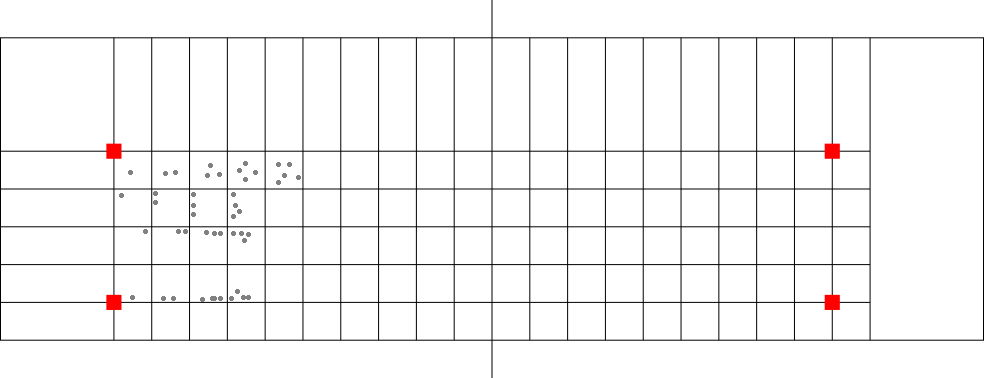
#> input picture imgs/bitmap1.png, 984 x 378 px, found by its file name
$ jupyter execute 'Reading a golf card.ipynb'
#> lines starting #> are read from the running program, lines starting #| are printed output that depends on the picture; after the words box and inside, x2 and y2 are one past the last pixel; in counts of white or black regions, pixels touching at a corner belong together
## Version, imports and hepler functions

[cell 1]
import sys
print(sys.version)

[cell 2]
from skimage import io, img_as_ubyte
from skimage.color import rgb2gray, rgba2rgb
from skimage.feature import match_template, peak_local_max, canny, corner_peaks, corner_harris, corner_subpix
from skimage.filters import threshold_otsu, try_all_threshold, threshold_minimum, threshold_triangle
from skimage.transform import hough_line, hough_line_peaks, probabilistic_hough_line, rescale, resize, downscale_local_mean

import matplotlib.pyplot as plt
from matplotlib.patches import Rectangle

import numpy as np

[cell 3]
def plot_img(img:np.ndarray) -> None:
    plt.imshow(img)

## Load Image
In this version we will work on the assumption that the image we recieve will always be a PNG. The only thing we have to make sure is we are working with a RGB type of image instead of a RGBa type.
Checking the number of values the matrix retains for each pixel should do the trick, as for RGB you anly hold 3 but for RGBa you hold 4.

[cell 4]
def load_img(image_path:str) -> np.ndarray:
    # Load data from file
#> called with image_path = 'bitmap1.png'
    img:np.ndarray = io.imread(image_path)
#> img is the input picture: shape (378, 984, 4); mean R, G, B, A 245.7, 245, 245, 255

    if img.shape[2] == 4:
        # RGBA => RGB
        img = rgba2rgb(img)
#> img: shape (378, 984, 3) float64
    return img

[cell 5]
img = load_img('bitmap1.png')
plot_img(img)

## Find the area between the red points
I will also refer to this area as the data area as the information the player enters will be in this area.

### Determinie which red point it is
To find the center of each marker given n coordinates relatives to each marker

[cell 6]
def center_of_clusters(cluster_coors:np.ndarray, height:int, width:int) -> np.array:
    mid_h = height / 2
    mid_w = width / 2

    # We know there are 4 clusters but not how many dots in each cluster
    # Knowing the distribution we can separate them by position given where
    # they are in the image, topRight, topLeft, bottomRight and bottomLeft
    clusters = [[0,0,0],[0,0,0],[0,0,0],[0,0,0]]

    # Classify coords
    for y,x in cluster_coors:
        if y < mid_h:
            if x < mid_w:
                i = 0
            else:
                i = 1
        else:
            if x < mid_w:
                i = 2
            else:
                i = 3
        clusters[i][0] += 1  # Number of points in this cluster
        clusters[i][1] += y  # Sum of all y coords of the cluster
        clusters[i][2] += x  # Sum of all x coords of the cluster

        #print('========')
        #print(i)
        #print('y:{} mid_h:{} x:{}, mid_w:{}'.format(y, mid_h, x, mid_w))


    # Find the centers for each clusters
    return np.array([[sum_y//total, sum_x//total] for total, sum_y, sum_x in clusters])

### Search for the area in the image
First look for the red in the image and try to find points relative to them. I used corner detection algorithms to ensure the result is the closests to the center of the red marks (when the mean between the points found is computed for each cluster)

[cell 7]
def search_data_area(img:np.ndarray) -> np.ndarray:

    img2 = img.copy()

    # Red markers enclouse the area
    red = np.logical_and(img[:,:, 0] > 0.8, img[:,:,1] < 0.8)
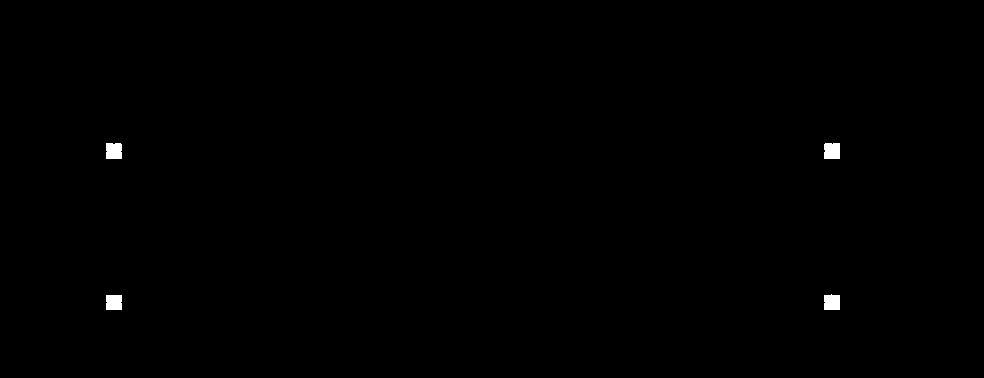
#> red: shape (378, 984) bool; 0.26% white; 4 white regions, box (x1, y1, x2, y2) and area: (824, 143, 840, 159) 252, (106, 143, 122, 159) 251, (824, 294, 840, 310) 240, (106, 295, 122, 310) 238
    not_red = np.logical_or(img[:, :, 0] < 0.8, img[:, :, 1] > 0.8)

    # Make the red markers white and everything else black
    img[not_red] = [0., 0., 0.]
    img[red] = [1., 1., 1.]
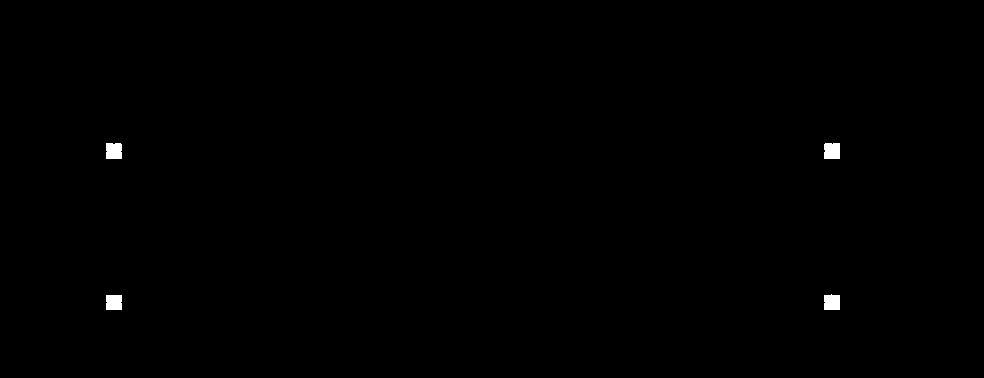
#> img: shape (378, 984, 3) float64; values 0 (black) and 1 (white), 0.26% white; 4 white regions, box (x1, y1, x2, y2) and area: (824, 143, 840, 159) 252, (106, 143, 122, 159) 251, (824, 294, 840, 310) 240, (106, 295, 122, 310) 238

    img = rgb2gray(img)
    coords = corner_peaks(corner_harris(img), min_distance=5, threshold_rel=0.4)
#> coords = 18 rows, first 8: [143, 106], [143, 839], [158, 106], [158, 121], [158, 824], [158, 839], [295, 106], [295, 121]
    #coords_subpix = corner_subpix(img, coords, window_size=13)
    coords = center_of_clusters(coords, img.shape[0], img.shape[1])
#> the loop in center_of_clusters, `for y,x in cluster_coors:` made 18 passes
#> (y, x, i) on passes 1 to 12: (143, 106, 0), (143, 839, 1), (158, 106, 0), (158, 121, 0), (158, 824, 1), (158, 839, 1), (295, 106, 2), (295, 121, 2), (295, 824, 3), (295, 839, 3), (309, 106, 2), (309, 121, 2)
#> after the loop in center_of_clusters, `for y,x in cluster_coors:`: clusters = [[5, 746, 566], [5, 753, 4151], [4, 1208, 454], [4, 1208, 3326]]
#> coords = [[149, 113], [150, 830], [302, 113], [302, 831]]

    # [8 lines of commented-out code are left out]
    img2[red] = [1., 1., 1.]
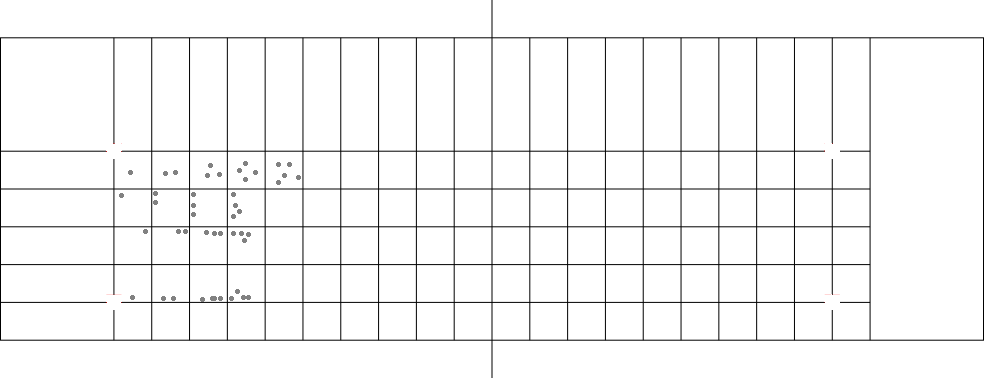
#> img2: shape (378, 984, 3) float64; mean R, G, B 0.963, 0.963, 0.963

    # Cut the image to the area we care
    img2 = img2[ coords[0][0] : coords[3][0], coords[0][1] : coords[3][1] ]
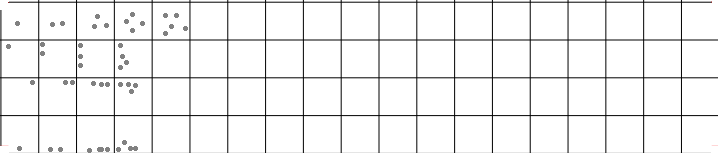
#> img2: shape (153, 718, 3) float64; mean R, G, B 0.943, 0.943, 0.943

    return img2

[cell 8]
area_img = search_data_area(img)
plot_img(area_img)

## Search for the cells

Get it in high contrast to make it easier to find the lines between the cells

[cell 9]
gray_area = rgb2gray(area_img)
t = threshold_otsu(gray_area)
#> t = 0.656
# t = threshold_triangle(area)
# t = threshold_minimum(area)

area_bw = gray_area < t
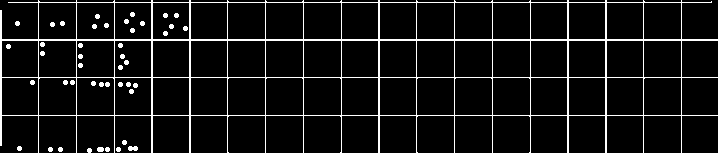
#> area_bw: shape (153, 718) bool; 7.5% white in thin lines or dots
area_wb = gray_area > t
#> area_wb: shape (153, 718) bool; 92.5% white; black in thin lines or dots

[cell 10]
plot_img(area_bw)

[cell 11]
def merge_lines(lines:list, threshold:int=5, vertical:bool=True) -> list:
    new_list:list = []

    for i, line in enumerate(lines):
        append = True
        for other in lines[i+1:]:
            if not append:
                break

            if vertical:
                append = not (abs(line[0][0] - other[0][0]) < threshold)
            else:
                append = not (abs(line[0][1] - other[0][1]) < threshold)
        if append:
            new_list.append(line)
    return new_list

[cell 12]
def grid_margins(info_area:np.ndarray):
    lines = probabilistic_hough_line(info_area, threshold=10, line_length=150,line_gap=15)
#> lines = 28 items

    # Split by orientation (vertial | horizontal)

    vertical = []
    horizontal = []

    # P starting point of the line, Q ending point of the line
    for p, q in lines:
        m = None # y = mx+b

        if p[0] == q[0]:
            # Completly vertical, special case because the slope here is infinite
            # as it results from a division by 0 if we follow the usual forumula for the slope
            m = 900
        elif p[1] == q[1]:
            m = 0.0
        else:
            # Slope formula: m = q.y - p.y / q.x - p.x
            #m = (q[1] - p[1]) / (q[0]-p[0])
            pass

        # print(m)
        if m == None:
            continue
        if abs(0 - m) < abs(900 - m):
            horizontal.append((p, q))
        else:
            vertical.append((p, q))
#> this loop made 28 passes
#> (p, q, m) on passes 1 to 12: ((717, 39), (0, 39), 0), ((717, 115), (0, 115), 0), ((717, 40), (0, 40), 0), ((711, 2), (8, 2), 0), ((717, 77), (0, 77), 0), ((303, 152), (303, 0), 900), ((189, 152), (189, 0), 900), ((76, 152), (76, 0), 900), ((227, 152), (227, 0), 900), ((454, 152), (454, 0), 900), ((568, 152), (568, 0), 900), ((530, 152), (530, 0), 900)
#> after the loop, horizontal = [((717, 39), (0, 39)), ((717, 115), (0, 115)), ((717, 40), (0, 40)), ((711, 2), (8, 2)), ((717, 77), (0, 77))]; vertical = 23 items

    # Add limits
    x_end = info_area.shape[1] - 1
#> x_end = 717
    y_end = info_area.shape[0] - 1
#> y_end = 152
    vertical.append( ( (0, 0), (0, y_end) ) )
    vertical.append( ( (x_end, 0), (x_end, y_end) ) )
    horizontal.append( ( (0, 0), (x_end, 0) ) )
    horizontal.append( ( (0, y_end), (x_end, y_end) ) )

    # Merge lines that are too close
    vertical = merge_lines(vertical, threshold=5, vertical=True)
#> the loop in merge_lines, `for i, line in enumerate(lines):` made 25 passes
#> line on passes 1 to 12: ((303, 152), (303, 0)), ((189, 152), (189, 0)), ((76, 152), (76, 0)), ((227, 152), (227, 0)), ((454, 152), (454, 0)), ((568, 152), (568, 0)), ((530, 152), (530, 0)), ((606, 152), (606, 0)), ((416, 152), (416, 0)), ((378, 152), (378, 0)), ((605, 152), (605, 0)), ((341, 152), (341, 0))
#> after the loop in merge_lines, `for i, line in enumerate(lines):`: new_list = 20 items
#> vertical = 20 items
    horizontal = merge_lines(horizontal, threshold=5, vertical=False)
#> the loop in merge_lines (call 2), `for i, line in enumerate(lines):` made 7 passes
#> line on passes 1 to 7: ((717, 39), (0, 39)), ((717, 115), (0, 115)), ((717, 40), (0, 40)), ((711, 2), (8, 2)), ((717, 77), (0, 77)), ((0, 0), (717, 0)), ((0, 152), (717, 152))
#> horizontal = [((717, 115), (0, 115)), ((717, 40), (0, 40)), ((717, 77), (0, 77)), ((0, 0), (717, 0)), ((0, 152), (717, 152))]

    # Sort them
    vertical.sort(key=lambda tup: tup[0][0])
    horizontal.sort(key=lambda tup: tup[0][1])

    # Make them start at the start and end at the end
    vertical = [((p[0], info_area.shape[0]-1), (q[0], 0)) for p,q in vertical]
    horizontal = [((info_area.shape[1]-1, p[1]), (0, q[1])) for p,q in horizontal]
#> horizontal = [((717, 0), (0, 0)), ((717, 40), (0, 40)), ((717, 77), (0, 77)), ((717, 115), (0, 115)), ((717, 152), (0, 152))]

    return vertical, horizontal

[cell 13]
vertical, horizontal = grid_margins(area_bw)
#> vertical = 20 items
grid = vertical + horizontal
#> grid = 25 items

fig, axes = plt.subplots()
axes.imshow(area_wb, cmap='gray')
for line in grid:
    p, q = line
    axes.plot((p[0],q[0]),(p[1], q[1]))
#> this loop made 25 passes
#> (p, q) on passes 1 to 12: ((0, 152), (0, 0)), ((38, 152), (38, 0)), ((76, 152), (76, 0)), ((114, 152), (114, 0)), ((151, 152), (151, 0)), ((190, 152), (190, 0)), ((227, 152), (227, 0)), ((265, 152), (265, 0)), ((303, 152), (303, 0)), ((341, 152), (341, 0)), ((379, 152), (379, 0)), ((416, 152), (416, 0))
plt.show()
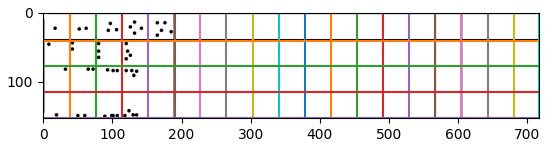
#> figure drawn by matplotlib, 1 panel

[cell 14]
#horizontal.sort(key=lambda tup: tup[0][1])
print(horizontal)
#| [((717, 0), (0, 0)), ((717, 40), (0, 40)), ((717, 77), (0, 77)), ((717, 115), (0, 115)), ((717, 152), (0, 152))]
print(len(horizontal))
#| 5

[cell 15]
def cell_coords(vertical:list, horizontal:list, shape:tuple) -> np.ndarray:
#> called with shape = (153, 718)
    top = shape[0]
    end = shape[1]

    # Get vertical cutting points on horizontal aixis
    where2cutV = [p[0] for p,_ in vertical]
#> where2cutV = [0, 38, 76, 114, 151, 190, 227, 265, 303, 341, 379, 416, 454, 492, 530, 567, 605, 643, 681, 717]

    # Assure start and end are included
    if not 0 in where2cutV:
        where2cutV = [0] + where2cutV
    if not shape[1]-1 in where2cutV:
        where2cutV = where2cutV + [shape[1] - 1]
    # print(where2cutV)

    # Ger horizontal cutting points
    where2cutH = [p[1] for p,_ in horizontal]
#> where2cutH = [0, 40, 77, 115, 152]

    # Assure start and end are included
    if not 0 in where2cutH:
        where2cutH = [0] + where2cutH
    if not shape[0]-1 in where2cutH:
        where2cutH = where2cutH + [shape[0] - 1]
    # print(where2cutH)

    # Generate the points
    points = [(x, y) for y in where2cutH for x in where2cutV]
#> points = 100 pairs, first value 0 to 717, second value 0 to 152
    # print(points)

    # Get the points in rows
    rows = []
    lvl = None
    prev_lvl = None
    i = -1
    for p in points:

        lvl = p[1]
        if prev_lvl != lvl:
            i += 1
            rows.append([])
            prev_lvl = lvl
        rows[i].append(p)
#> this loop made 100 passes
#> (p, lvl, prev_lvl) on passes 21, 41: ((0, 40), 40, 40), ((0, 77), 77, 77)
#> (lvl, prev_lvl) on passes 1, 61, 81: (0, 0), (115, 115), (152, 152)
#> after the loop, i = 4; prev_lvl = 152; rows = 5 items

    # [print(z) for z in rows]

    # Generate the grid
    return np.array(rows)

[cell 16]
grid = cell_coords(vertical,horizontal, area_bw.shape)
# print(grid.shape)
# print(grid)

[cell 17]
def coor2grid(grid, x, y) -> np.ndarray:
    # x = row | y = col
    return np.array([
        [grid[x][y]],[grid[x][y+1]],
        [grid[x+1][y]],[grid[x+1][y+1]]
    ])

[cell 18]
x = int(input('Row to select: '))
#> the answer given: 1
y = int(input('Col to select: '))
#> the answer given: 1
cell = coor2grid(grid, x, y)
#> cell = [[38, 40], [76, 40], [38, 77], [76, 77]]
# print(cell[0].shape)
print(cell)
#| [[[38 40]]
#|  [[76 40]]
#|  [[38 77]]
#|  [[76 77]]]
fig, axes = plt.subplots()
axes.imshow(area_img)
axes.add_patch(Rectangle(
    cell[0, 0],                  # Starting point
    cell[3,0,1] - cell[0,0,1],   # Width
    cell[3,0,0] - cell[0,0,0]    # Height
))
plt.show()
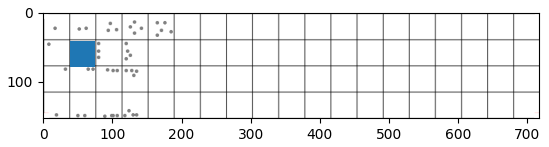
#> figure drawn by matplotlib, 1 panel

[cell 19]
def cut_cell(area:np.ndarray, cell:np.ndarray) -> np.ndarray:
    return area[ cell[0,0,0]+3:cell[1,0,0]-3, cell[0,0,1]+3:cell[3,0,1]-3]
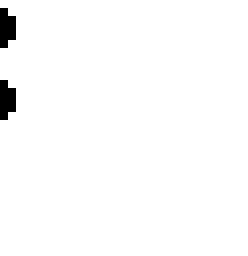
#> returned value: shape (32, 31, 3) float64 (shown 8 times larger); values 0.506 (black) and 1 (white), 98.4% white; black in thin lines or dots, all inside (x1, y1, x2, y2) = (0, 1, 2, 15)

$ run again, with imgs/targeta.png copied over imgs/bitmap1.png
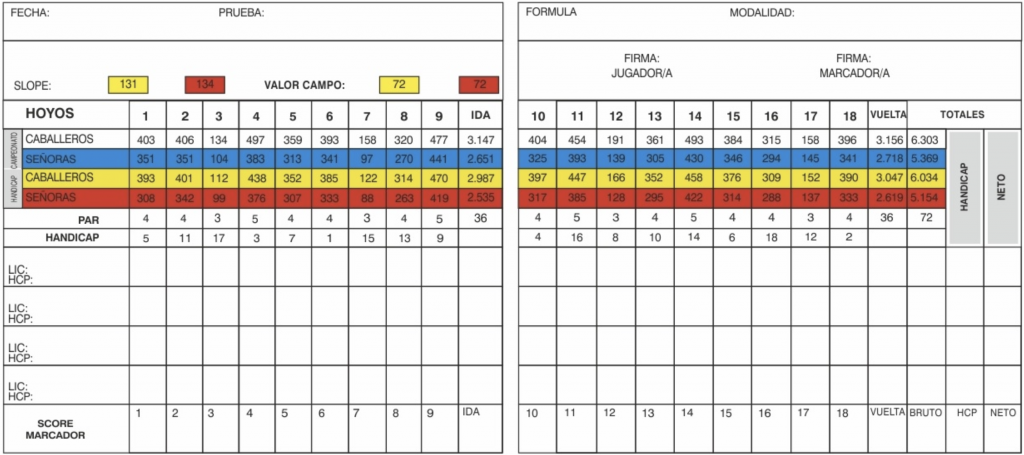
#> input picture imgs/targeta.png, 1024 x 455 px, found by its file name
#> in load_img, img is the input picture: shape (455, 1024, 4); mean R, G, B, A 225.7, 222.7, 219.5, 255
#> in search_data_area, `red = np.logical_and(img[:,:, 0] > 0.8, img[:,:,1] < 0.8)`:
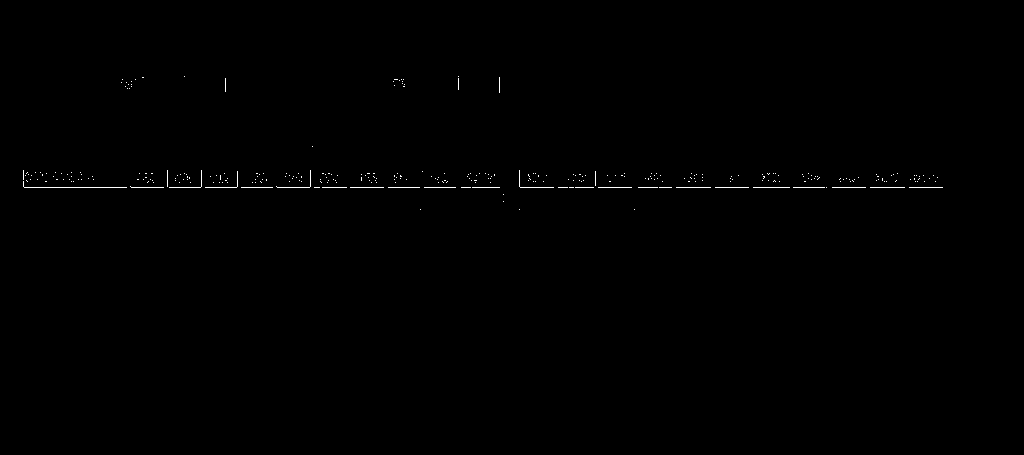
#> red: shape (455, 1024) bool; 0.28% white in thin lines or dots, all inside (x1, y1, x2, y2) = (23, 76, 943, 210)
#> not_red: shape (455, 1024) bool; 99.5% white; black in thin lines or dots
#> in search_data_area, `img[red] = [1., 1., 1.]`:
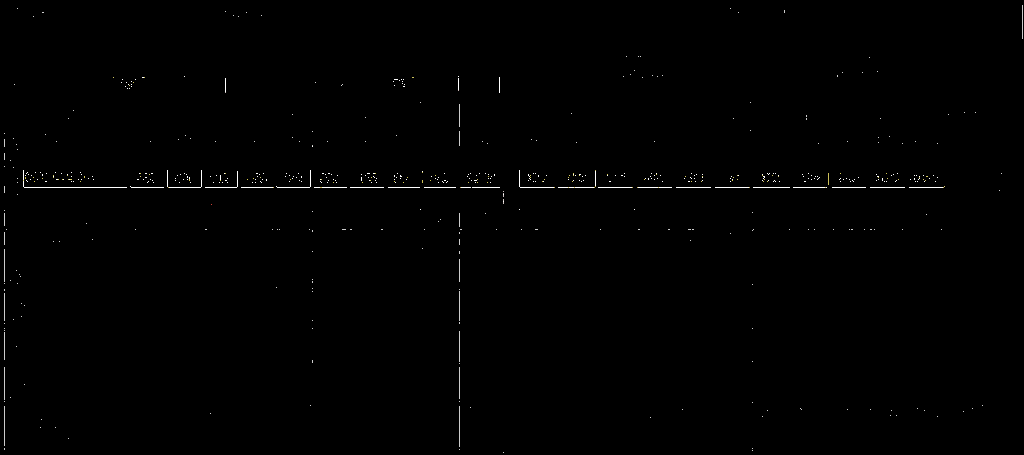
#> img: shape (455, 1024, 3) float64; mean R, G, B 0.00425, 0.00424, 0.00413
#> coords = 39 pairs, first value 77 to 187, second value 23 to 914
#> the loop in center_of_clusters, `for y,x in cluster_coors:` made 39 passes
#> (y, x, i) on passes 1 to 8: (175, 400, 0), (174, 579, 1), (186, 200, 0), (186, 236, 0), (186, 309, 0), (186, 24, 0), (186, 520, 1), (177, 878, 1)
#> after the loop in center_of_clusters, `for y,x in cluster_coors:`: clusters = [[26, 4541, 5948], [13, 2335, 8947], [0, 0, 0], [0, 0, 0]]
